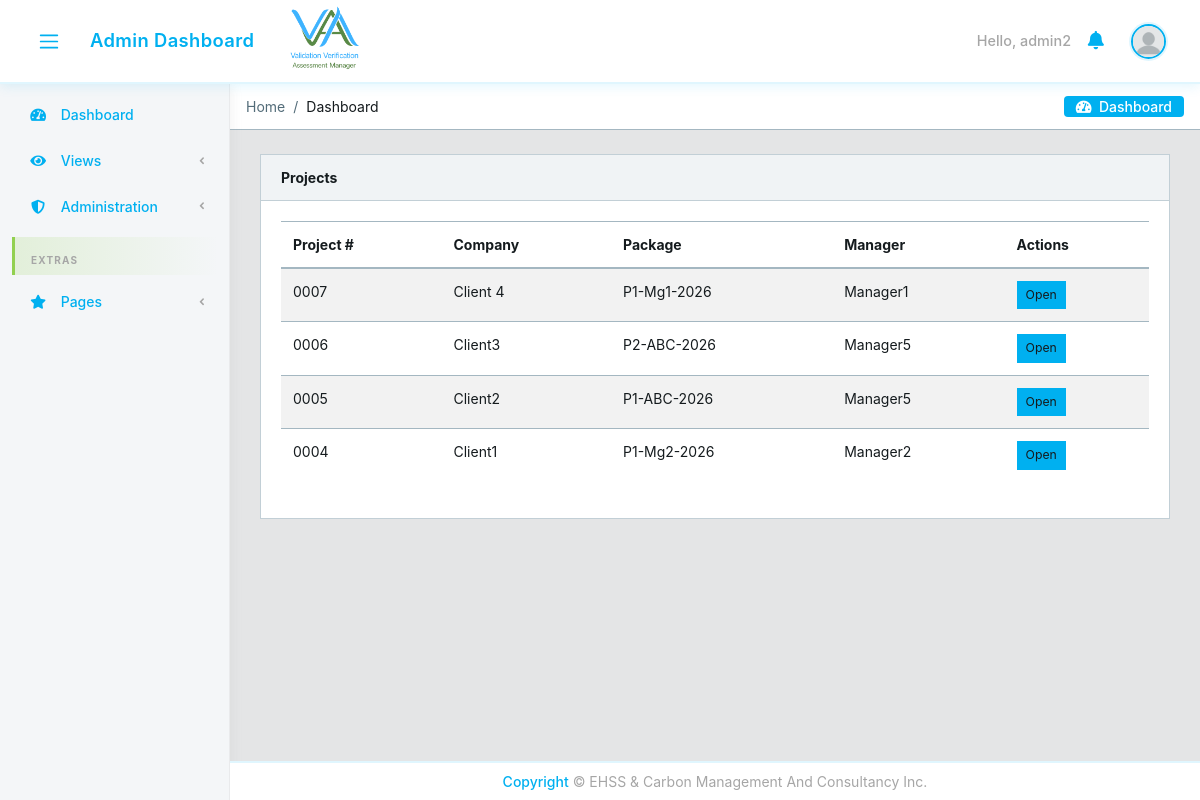
Page /projects/ (signed in) on the committed database.
### core/models.py (models this page shows, shortened)
class CustomUser(AbstractUser):
    email = models.EmailField(unique=True)
    user_type = models.CharField(max_length=15, choices=USER_TYPE_CHOICES)
    designation = models.CharField(max_length=100, blank=True, null=True)
    contact_number = models.CharField(max_length=20, blank=True, null=True)
    cv = models.FileField(upload_to='core/cvs/', blank=True, null=True)
    company = models.ForeignKey(
        'Company', on_delete=models.SET_NULL, null=True, blank=True,
        related_name='managers'
    )
    created_by = models.ForeignKey(
        'self', on_delete=models.SET_NULL, null=True, blank=True,
        related_name='created_users'
    )
    created_date = models.DateField(auto_now_add=True)
    created_time = models.TimeField(auto_now_add=True)
    under_supervision = models.ForeignKey(
        'self', on_delete=models.SET_NULL, null=True, blank=True,
        related_name='supervised_users'
    )
    avatar = models.ImageField(upload_to='core/avatar', blank=True)
    @property
    def avatar_url(self):
        if self.avatar and hasattr(self.avatar, 'url'):
            avatar_path = self.avatar.path if hasattr(self.avatar, 'path') else None
            if avatar_path and os.path.isfile(avatar_path):
                return self.avatar.url
        return static('core/img/avatar/blank_profile.png')

class Project(models.Model):
    package_instance = models.ForeignKey(
        PackageInstance, on_delete=models.CASCADE, related_name='projects'
    )
    manager = models.ForeignKey(
        CustomUser, on_delete=models.CASCADE, related_name='managed_projects',
        limit_choices_to={'user_type': 'manager'}
    )
    company_name = models.CharField(max_length=200)
    factory_name = models.CharField(max_length=200, blank=True)
    location = models.CharField(max_length=200, blank=True)
    factory_address = models.TextField(blank=True)
    contact_person = models.CharField(max_length=100, blank=True)
    contact_email = models.EmailField(blank=True)
    contact_mobile = models.CharField(max_length=20, blank=True)
    report_type = models.CharField(max_length=100, blank=True)
    engagement_year = models.CharField(max_length=100, blank=True)
    phase = models.CharField(max_length=20, choices=PROJECT_PHASE_CHOICES, blank=True)
    document_type = models.CharField(max_length=20, choices=PROJECT_DOCUMENT_TYPE_CHOICES, blank=True)
    year = models.PositiveIntegerField()
    project_number = models.CharField(max_length=50, unique=True)
    access_password = models.CharField(max_length=128)
    created_at = models.DateTimeField(auto_now_add=True)
    updated_at = models.DateTimeField(auto_now=True)
    class Meta:
        ordering = ['-created_at']

class PackageInstance(models.Model):
    authorization = models.ForeignKey(
        PackageAuthorization, on_delete=models.CASCADE, related_name='instances'
    )
    package_number = models.PositiveIntegerField()
    code = models.CharField(max_length=10)
    name = models.CharField(max_length=100)
    class Meta:
        ordering = ['package_number']
        unique_together = ['authorization', 'package_number']

### core/views.py (the view)
# urls.py: path('projects/', views.ProjectListView.as_view(), name='project-list'),
class ProjectListView(LoginRequiredMixin, View):
    def get(self, request):
        user = request.user
        if user.user_type == 'manager':
            projects = Project.objects.filter(manager=user).select_related(
                'package_instance', 'package_instance__authorization'
            )
            assignments = None
        elif user.user_type == 'employee':
            assignments = get_employee_projects(user)
            projects = [a.project for a in assignments]
        elif user.user_type == 'admin':
            projects = Project.objects.all().select_related(
                'package_instance', 'package_instance__authorization', 'manager'
            )
            assignments = None
        else:
            projects = Project.objects.none()
            assignments = None
        return render(request, 'core/project_list.html', {
            'projects': projects,
            'assignments': assignments,
        })

### core/context_processors.py (called while the page is built)
def logged_user_processor(request):
    if request.user.is_authenticated:
        try:
            logged_user = CustomUser.objects.select_related('under_supervision').get(id=request.user.id)
            return {'logged_user': logged_user}
        except CustomUser.DoesNotExist:
            return {'logged_user': None}
    return {'logged_user': None}

def notifications_processor(request):
    if request.user.is_authenticated:
        unread_notifications = Notification.objects.filter(recipient=request.user, read=False)[:10]
        return {'unread_notifications': unread_notifications}
    return {'unread_notifications': []}

### core/templates/core/project_list.html (shortened to what this page needs)
{% extends 'core/base.html' %}
{% block content %}
<div class="container-fluid">
  <div class="card">
    <div class="card-header d-flex justify-content-between">
      <strong>{% if user.user_type == 'employee' %}My Authorized Projects{% else %}Projects{% endif %}</strong>
    </div>
    <div class="card-body">
      {% if user.user_type == 'employee' and assignments %}
      <div class="row">
        {% for assignment in assignments %}
        <div class="col-md-6 col-lg-4 mb-3">
          <div class="card h-100">
            <div class="card-body">
              <h5 class="card-title">{{ assignment.project.project_number }}</h5>
              <p class="mb-1"><strong>Company:</strong> {{ assignment.project.company_name }}</p>
              <p class="mb-1"><strong>Package:</strong> {{ assignment.project.package_instance.name }}</p>
              <p class="mb-3"><strong>Role:</strong> {{ assignment.get_role_display }}</p>
              <a href="{% url 'core:project-detail' assignment.project.pk %}" class="btn btn-primary btn-sm">Open Package</a>
            </div>
          </div>
        </div>
        {% endfor %}
      </div>
      {% else %}
      <table class="table table-striped">
        <thead><tr><th>Project #</th><th>Company</th><th>Package</th>{% if user.user_type == 'admin' %}<th>Manager</th>{% endif %}<th>Actions</th></tr></thead>
        <tbody>
          {% for project in projects %}
          <tr>
            <td>{{ project.project_number }}</td>
            <td>{{ project.company_name }}</td>
            <td>{{ project.package_instance.name }}</td>
            {% if user.user_type == 'admin' %}<td>{{ project.manager.get_full_name }}</td>{% endif %}
            <td><a href="{% url 'core:project-detail' project.pk %}" class="btn btn-sm btn-info">Open</a></td>
          </tr>
          {% empty %}
          <tr><td colspan="4" class="text-muted text-center">No projects.</td></tr>
          {% endfor %}
        </tbody>
      </table>
      {% endif %}
    </div>
  </div>
</div>
{% endblock %}

### core/templates/core/base.html (shortened to what this page needs)
{% load static %}
<!DOCTYPE html>
<html lang="en">
<head>
  <link rel="stylesheet" href="https://use.fontawesome.com/releases/v5.0.9/css/all.css">
  <link href="{% static 'core/css/simple-line-icons.min.css' %}" rel="stylesheet">
  <link href="{% static 'core/css/style.css' %}" rel="stylesheet">
  <link href="{% static 'core/css/estilo.css' %}" rel="stylesheet">
</head>
{% block body %}
<body class="app header-fixed sidebar-fixed aside-menu-fixed aside-menu-hidden">
  <header class="app-header navbar">
    <button class="navbar-toggler sidebar-toggler d-md-down-none" type="button">
      <span class="navbar-toggler-icon"></span>
    </button>
    <ul class="nav navbar-nav d-md-down-none">
      <li class="nav-item px-3">
        <a class="nav-link" href="{% url 'core:dashboard' %}">
          {% if user.user_type == 'admin' %}Admin Dashboard
          {% elif user.user_type == 'manager' %}Manager Dashboard
          {% else %}Employee Dashboard{% endif %}
        </a>
      </li>
    </ul>
    <img src="{% static 'core/img/logos/logo.png' %}" alt="" class="brand-gui d-none d-md-inline">
    <ul class="nav navbar-nav ml-auto">
      {% if user.is_authenticated %}
      <li class="text-white">Hello, {{ user.username }}</li>
      {% else %}
      <li class="text-muted">
        <a href="{% url 'core:login' %}">sign in</a>
      </li>
      {% endif %}
      <li class="nav-item dropdown">
        <a class="nav-link" data-toggle="dropdown" href="#" role="button" aria-haspopup="true" aria-expanded="false">
          <i class="fa fa-bell"></i>
        </a>
      </li>
      <li class="nav-item dropdown">
        <a class="nav-link" data-toggle="dropdown" href="#" role="button" aria-haspopup="true" aria-expanded="false">
          {% if user.is_authenticated and logged_user %}
            <img src="{{ logged_user.avatar_url }}" class="img-avatar" alt="img">
          {% else %}
            <img src="{% static 'core/img/avatar/blank_profile.png' %}" class="img-avatar" alt="img">
          {% endif %}
        </a>
      </li>
    </ul>
  </header>
  <div class="app-body">
    <div class="sidebar">
      <nav class="sidebar-nav">
        <ul class="nav">
          <li class="nav-item">
            <a class="nav-link" href="{% url 'core:dashboard' %}"><i class="fa fa-tachometer-alt"></i> Dashboard</a>
          </li>
          <li class="nav-item nav-dropdown">
            <a class="nav-link nav-dropdown-toggle" href="#"><i class="fa fa-eye"></i> Views</a>
          </li>
          {% if user.user_type == 'admin' %}
          <li class="nav-item nav-dropdown">
            <a class="nav-link nav-dropdown-toggle" href="#"><i class="fa fa-shield-alt"></i> Administration</a>
          </li>
          {% endif %}
          <li class="nav-title">
            Extras
          </li>
          <li class="nav-item nav-dropdown">
            <a class="nav-link nav-dropdown-toggle" href="#"><i class="fa fa-star"></i> Pages</a>
          </li>
        </ul>
      </nav>
    </div>
    <main class="main">
      <ol class="breadcrumb">
        {% block breadcrumb %}
        <li class="breadcrumb-item active">Home</li>
        <li class="breadcrumb-item">Dashboard</li>
        {% endblock breadcrumb%}
        <li class="breadcrumb-menu d-md-down-none">
          <div class="btn-group" role="group" aria-label="Button group">
            <a class="btn" href="./"><i class="fa fa-tachometer-alt"></i> &nbsp;Dashboard</a>
          </div>
        </li>
      </ol>
{% block content %}
{% endblock %}
    </main>
  </div>
  <footer class="app-footer text-center justify-content-center fixed-bottom py-2">
    <span><a href="#">Copyright</a> © EHSS & Carbon Management And Consultancy Inc.</span>
  </footer>
</body>
{% endblock body %}
</html>

### core/static/core/css/estilo.css (style rules this page uses)
.brand-gui { width: 50px; position: relative; }
:root { --brand-blue: #00B0F0; --brand-green: #92D050; --brand-grey: #A6A6A6; --brand-blue-light: rgba(0, 176, 240, 0.12); --brand-green-light: rgba(146, 208, 80, 0.18); --brand-grey-light: rgba(166, 166, 166, 0.15); --sidebar-bg: #f4f6f8; --navbar-bg: #ffffff; --nav-shadow: 0 2px 12px rgba(0, 176, 240, 0.12); }
.app-header.navbar { background: var(--navbar-bg) !important; border-bottom: 2px solid var(--brand-blue-light) !important; box-shadow: var(--nav-shadow) !important; }
.app-header.navbar .nav-link, .app-header.navbar .navbar-nav .nav-link, .app-header.navbar .nav-item .nav-link, .app-header.navbar .nav-item .dropdown-toggle { color: var(--brand-blue) !important; font-weight: 600; letter-spacing: 0.02em; transition: color 0.2s ease, transform 0.15s ease; }
.app-header.navbar .nav-link i, .app-header.navbar .nav-item .nav-link i, .app-header.navbar .nav-item .dropdown-toggle i { color: var(--brand-blue) !important; transition: color 0.2s ease; }
.app-header.navbar .text-white { color: var(--brand-grey) !important; font-weight: 500; font-size: 0.9rem; }
.app-header.navbar .img-avatar { border: 2px solid var(--brand-blue); box-shadow: 0 0 0 2px var(--brand-blue-light); }
.sidebar { background: var(--sidebar-bg) !important; border-right: 1px solid var(--brand-grey-light) !important; box-shadow: 2px 0 10px rgba(166, 166, 166, 0.12); }
.sidebar .sidebar-nav { padding-top: 0.5rem; padding-bottom: 0.5rem; }
.sidebar .nav-title { color: var(--brand-grey) !important; font-size: 10px; font-weight: 700; letter-spacing: 0.12em; padding: 1rem 1rem 0.4rem; border-left: 3px solid var(--brand-green); margin: 0.5rem 0.75rem 0.25rem; background: linear-gradient(90deg, var(--brand-green-light), transparent); }
.sidebar .nav-link, .sidebar .navbar .dropdown-toggle, .sidebar .nav-dropdown-toggle { color: var(--brand-blue) !important; font-weight: 500; border-left: 3px solid transparent; border-radius: 0 6px 6px 0; margin: 2px 0.5rem; padding: 0.65rem 1rem !important; transition: background 0.2s ease, color 0.2s ease, border-color 0.2s ease; }
.sidebar .nav-link i, .sidebar .navbar .dropdown-toggle i, .sidebar .nav-dropdown-toggle i { color: var(--brand-blue) !important; width: 22px; transition: color 0.2s ease; }
.sidebar .sidebar-nav { scrollbar-width: thin; scrollbar-color: var(--brand-blue) var(--sidebar-bg); }
.sidebar-fixed .sidebar { width: 230px !important; }
.sidebar .sidebar-nav, .sidebar .nav { width: 230px !important; }
.sidebar-fixed .main, .sidebar-fixed .app-footer { margin-left: 230px !important; width: auto; max-width: none; transition: margin-left 0.25s ease, width 0.25s ease; }
.breadcrumb-menu .btn { background: var(--brand-blue) !important; border-color: var(--brand-blue) !important; color: #fff !important; font-weight: 500; border-radius: 4px; transition: background 0.2s ease, border-color 0.2s ease; }
.btn-info { background-color: var(--brand-blue) !important; border-color: var(--brand-blue) !important; }
.app-footer { background: #fff !important; border-top: 2px solid var(--brand-blue-light); color: var(--brand-grey) !important; }
.app-footer a { color: var(--brand-blue) !important; font-weight: 500; }

### rows in the picture
CustomUser: username "admin2"
Project: project_number "0007", company_name "Client 4", package_instance.name "P1-Mg1-2026", manager.get_full_name "Manager1"
Project: project_number "0006", company_name "Client3", package_instance.name "P2-ABC-2026", manager.get_full_name "Manager5"
Project: project_number "0005", company_name "Client2", package_instance.name "P1-ABC-2026", manager.get_full_name "Manager5"
Project: project_number "0004", company_name "Client1", package_instance.name "P1-Mg2-2026", manager.get_full_name "Manager2"
